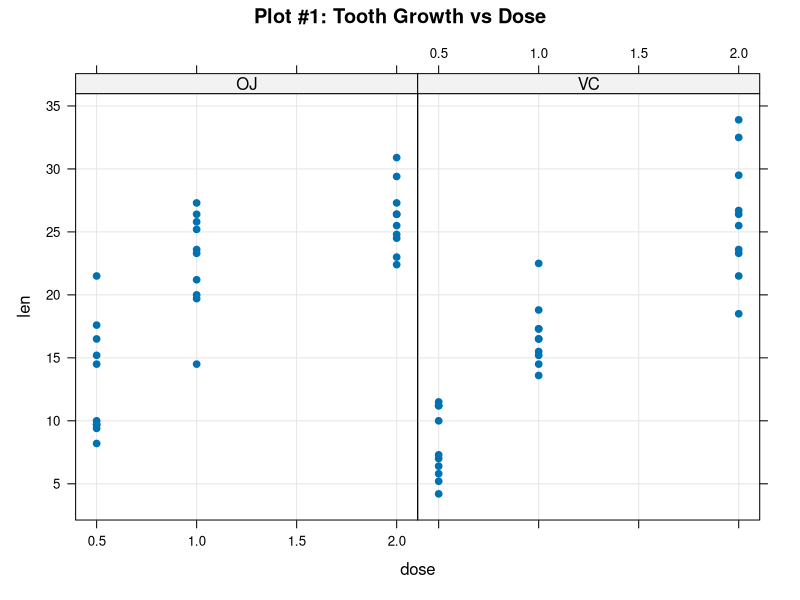
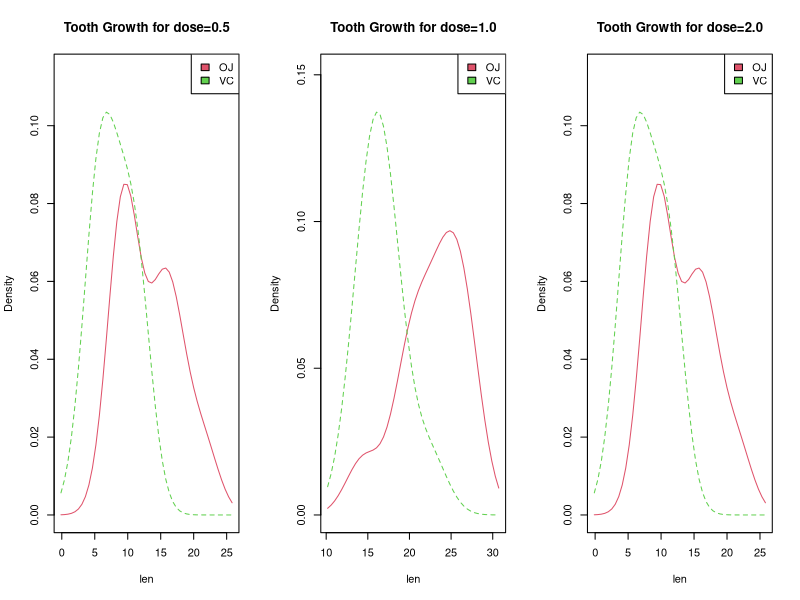
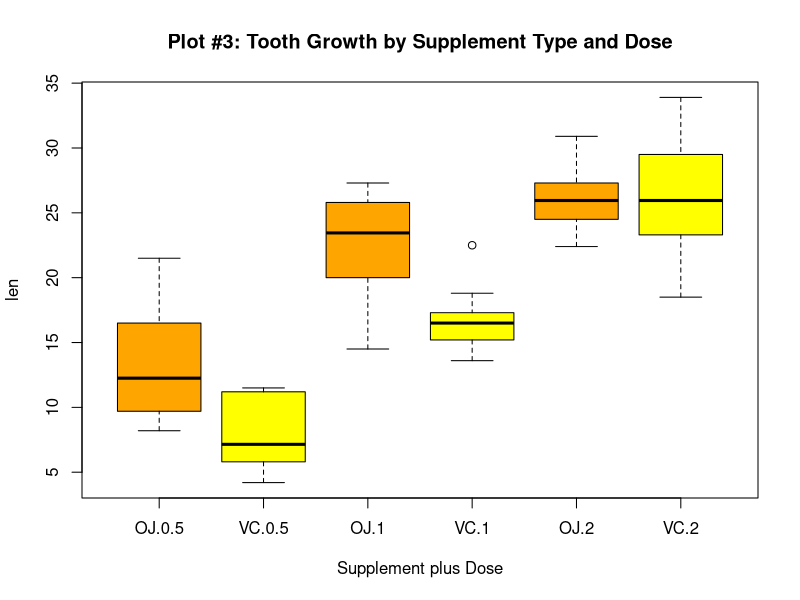

These figures' R source, in order:
## ---- chunk 1
        ##Setting the global options
        suppressWarnings(library(knitr))
        opts_chunk$set(echo = TRUE)
        opts_chunk$set(fig.path = "./figures/")   

        suppressWarnings(library(lattice)) ##To output panel plots
        suppressWarnings(library(xtable)) ##To output tables
        suppressWarnings(library(sm)) ##To output density plots
## ---- chunk 2

        ##This code chunk loads the data and determines the basic construct of it.
        data(ToothGrowth) ##Load the tooth growth data
        labels<-names(ToothGrowth)
        noobs<-nrow(ToothGrowth)
        supplements<-unique(ToothGrowth$supp) ##supp
        doses<-unique(ToothGrowth$dose) ##dose
                
## ---- chunk 3

        ##This code chunk persons exploratory data analysis on tooth growth.
        ##Let us first get a sense of the raw data
        xyplot(len~dose | factor(supp),
                data=ToothGrowth, main="Plot #1: Tooth Growth vs Dose",  
                xlab="dose", ylab="len", pch=19,type=c("p","g"))

        df05<-subset(ToothGrowth, dose==0.5)
        df10<-subset(ToothGrowth, dose==1.0)
        df20<-subset(ToothGrowth, dose==2.0)

        ##Let us explore the distribution of len for each dose and supp
        par(mfcol=c(1,3))
        df05$supp.f <- factor(df05$supp, levels= c("OJ", "VC"),labels = c("OJ", "VC"))
        sm.density.compare(df05$len, df05$supp, xlab="len")
        title(main="Tooth Growth for dose=0.5")
        colfill<-c(2:(2+length(levels(df05$supp.f)))) 
        legend("topright", levels(df05$supp.f), fill=colfill)

        df10$supp.f <- factor(df10$supp, levels= c("OJ", "VC"),labels = c("OJ", "VC"))
        sm.density.compare(df10$len, df10$supp, xlab="len")
        title(main="Tooth Growth for dose=1.0")
        colfill<-c(2:(2+length(levels(df10$supp.f)))) 
        legend("topright", levels(df10$supp.f), fill=colfill)

        df20$supp.f <- factor(df20$supp, levels= c("OJ", "VC"),labels = c("OJ", "VC"))
        sm.density.compare(df05$len, df20$supp, xlab="len")
        title(main="Tooth Growth for dose=2.0")
        colfill<-c(2:(2+length(levels(df20$supp.f)))) 
        legend("topright", levels(df20$supp.f), fill=colfill)

        ##Distributions Plot #3 indicate that the underlying data can be statistically analyzed with various methods

        par(mfcol=c(1,1))
        ##Let us get a sense of the sample data and its len variances across supp+dose
        boxplot(len~supp*dose, data=ToothGrowth, notch=FALSE, 
                col=(c("orange","yellow")),
                main="Plot #3: Tooth Growth by Supplement Type and Dose", 
                xlab="Supplement plus Dose")

        ##From Plot #3, it is clear that or each of the two delivery methods (orange juice or ascorbic), on an average (sampling), higher doses lead to greater tooth growth. But we need to run the t tests to figure out the effect of OJ vs VC given a certain dose
                        
## ---- chunk 4

        ##This code chunk performs the t-tests to figure out the effect of OJ vs VC given a certain dose
        dfOJ05<-subset(ToothGrowth, supp=="OJ" & dose==0.5) ##Observations = 10
        dfOJ10<-subset(ToothGrowth, supp=="OJ" & dose==1.0) ##Observations = 10
        dfOJ20<-subset(ToothGrowth, supp=="OJ" & dose==2.0) ##Observations = 10
        dfVC05<-subset(ToothGrowth, supp=="VC" & dose==0.5) ##Observations = 10
        dfVC10<-subset(ToothGrowth, supp=="VC" & dose==1.0) ##Observations = 10
        dfVC20<-subset(ToothGrowth, supp=="VC" & dose==2.0) ##Observations = 10

        ##Now Let us compare OJ and VC for the same dose levels
        tint_OJVC05<-t.test(dfOJ05$len, dfVC05$len, paired=FALSE, var.equal=FALSE)$conf.int
        tint_OJVC10<-t.test(dfOJ10$len, dfVC10$len, paired=FALSE, var.equal=FALSE)$conf.int
        tint_OJVC20<-t.test(dfOJ20$len, dfVC20$len, paired=FALSE, var.equal=FALSE)$conf.int

        dftests = data.frame(group1=character(), group2=character(), tlow=numeric(), thigh=numeric())
        dftests<-rbind(dftests,data.frame("group1"= "OJ05", "group2"="VC05", "tlow"=tint_OJVC05[1], "thigh"=tint_OJVC05[2]))
        dftests<-rbind(dftests,data.frame("group1"= "OJ10", "group2"="VC10", "tlow"=tint_OJVC10[1], "thigh"=tint_OJVC10[2]))
        dftests<-rbind(dftests,data.frame("group1"= "OJ20", "group2"="VC20", "tlow"=tint_OJVC20[1], "thigh"=tint_OJVC20[2]))
        print(xtable(dftests, caption="Table 1: T Intervals"), type="html")
        ##The T-confidence intervals in Table 1 indicate On an average (sampling), OJ contributes to greater tooth growth compared to VC for doses 0.5 and 1.0, though the same cannot be said for dose = 2.0 with 95% confidence level.
